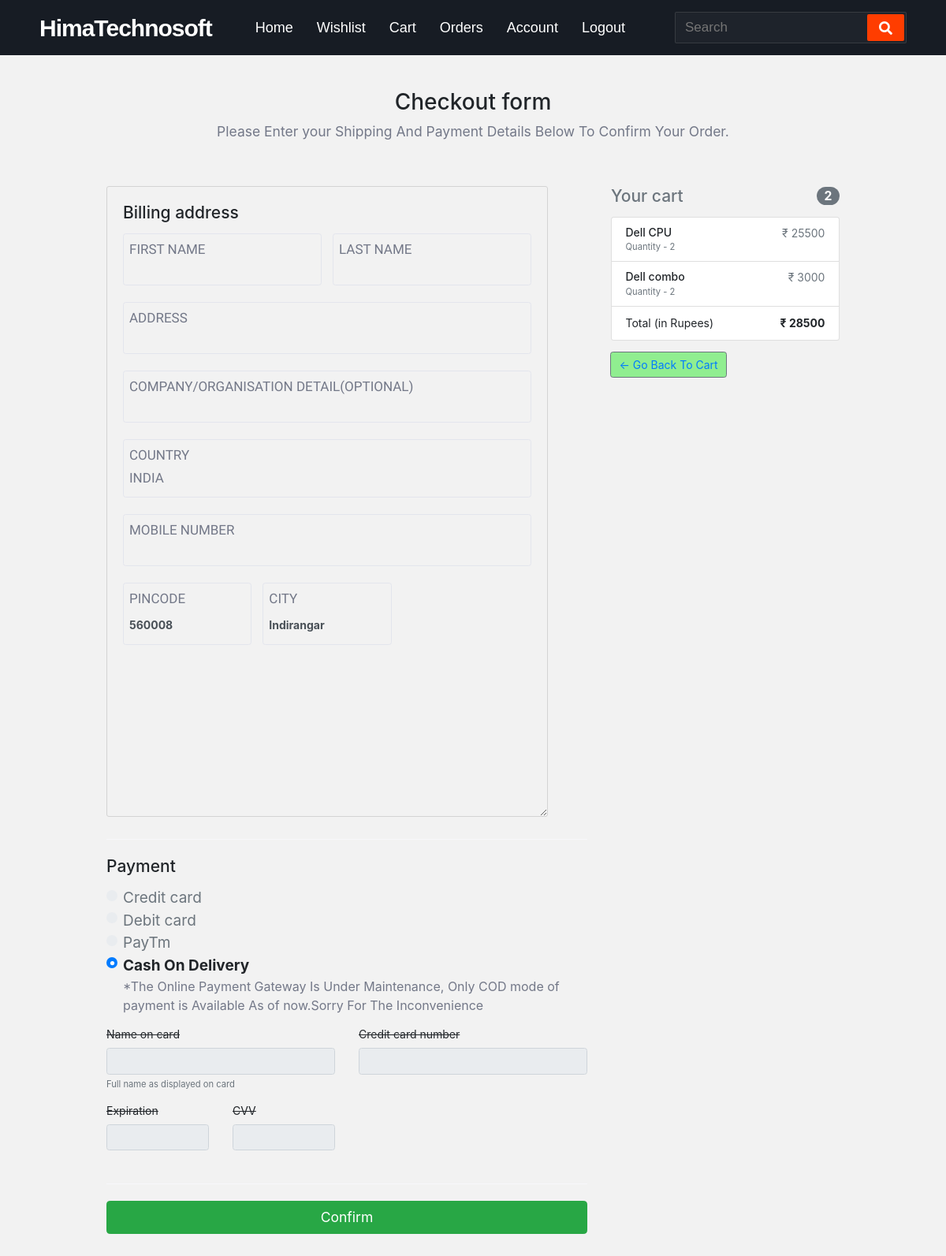
The app's page /checkout (signed in), older data.
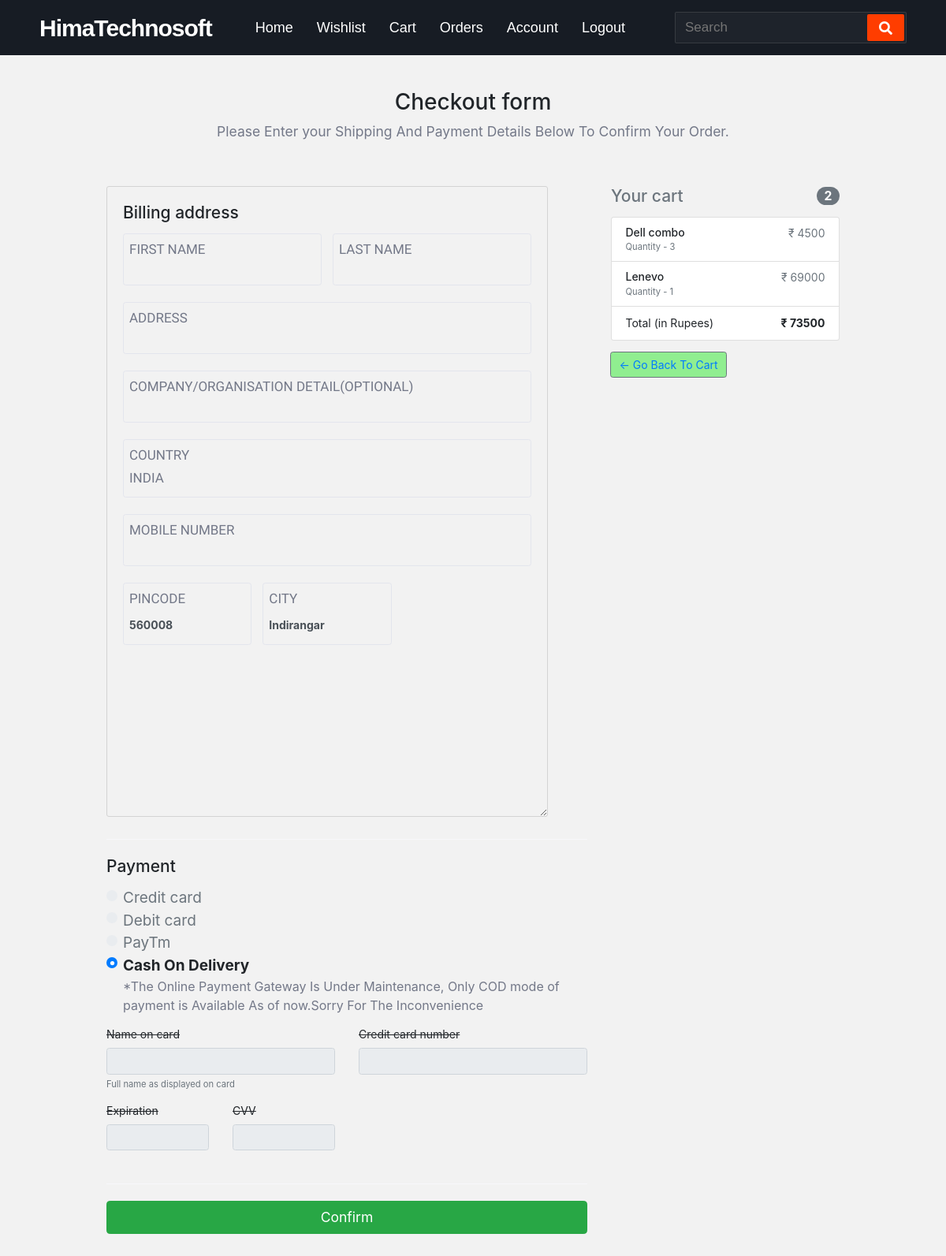
The same page, newer data.
### himatech/models.py (models this page shows, shortened)
class Cart(db.Model):
    cart_id = db.Column(db.Integer, primary_key=True)
    username = db.Column(db.String(32))
    email = db.Column(db.String(120))
    product_name = db.Column(db.String(100))
    product_quantity = db.Column(db.Integer)
    product_image = db.Column(db.String(100))
    product_price = db.Column(db.Integer)
    checkout  = db.Column(db.Boolean, default=False)
    firstName = db.Column(db.String(30))
    lastName = db.Column(db.String(30))
    address = db.Column(db.String(300))
    phoneNumber = db.Column(db.Integer)
    company = db.Column(db.String(150))
    country = db.Column(db.String(100), default="India")
    city = db.Column(db.String(100))
    pincode = db.Column(db.String(6))
    state = db.Column(db.String(30), default="Karnataka")
    checkoutTime = db.Column(db.DateTime, default=datetime.utcnow)
    invoiceNumber = db.Column(db.String(16))

### himatech/routes.py (the view, shortened to what this page needs)
@app.route('/checkout', methods=['POST', 'GET'])
@login_required
def checkout():
    cart = Cart.query.filter_by(
                                username=current_user.username,
                                checkout=False
                                ).all()
    totalCartItems = len(cart)
    form = CheckOut()
    cartPrice = 0
    for cartItem in cart:
        cartPrice += cartItem.product_price
    if cartPrice == 0:
        return render_template('emptycart.html')
    return render_template(
                            'checkout.html',
                            form=form,
                            cart=cart,
                            cartPrice=cartPrice,
                            totalCartItems=totalCartItems
                            )

### himatech/models.py (called while the page is built)
@login.user_loader                          #loads the user from the database
def load_user(id):
    return User.query.get(int(id))

### himatech/templates/checkout.html (shortened to what the changed rows need)
{% extends 'base.html'%} {% block head %}
<link rel="stylesheet" href="{{ url_for('static', filename='css/checkout.css') }}" />
{% endblock head %} {% block body %}
<div class="container" style="max-width: 960px; margin-bottom: 30px">
  <div class="py-5 text-center">
    <h2>Checkout form</h2>
  </div>
  <div class="row">
    <div class="col-md-4 order-md-2 mb-4">
      <ul class="list-group mb-3 sticky-top">
        {% for cartItem in cart %}
        <li class="list-group-item d-flex justify-content-between lh-condensed">
          <div>
            <h6 class="my-0">{{ cartItem.product_name }}</h6>
            <small class="text-muted">Quantity - {{ cartItem.product_quantity }}</small>
          </div>
          <span class="text-muted">₹ {{ cartItem.product_price }}</span>
        </li>
        {% endfor %}
        <li class="list-group-item d-flex justify-content-between">
          <span>Total (in Rupees)</span>
          <strong>₹ {{ cartPrice }}</strong>
        </li>
      </ul>
    </div>
  </div>
</div>
{% endblock body %}

Row changes from the older to the newer data that the page shows:
removed Cart: product_name "Dell CPU", product_quantity "2", product_price "25500"
changed Cart "Dell combo": product_quantity "2" → "3"; product_price "3000" → "4500"
added Cart: product_name "Lenevo", product_quantity "1", product_price "69000"
Text that changed along with them:
{{ cartPrice }}: "28500" → "73500"
